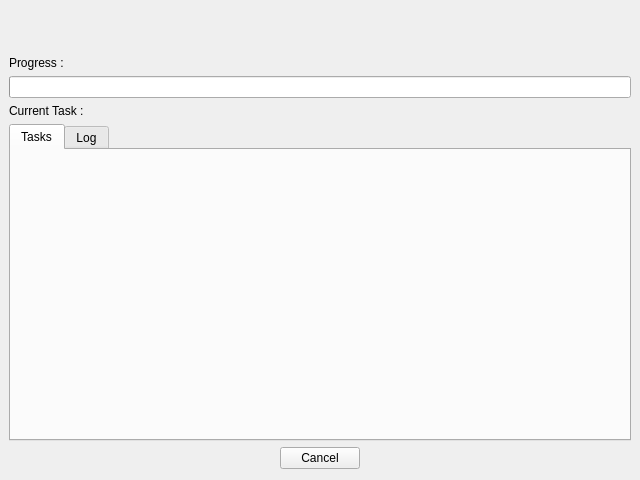
<?xml version="1.0" encoding="UTF-8"?>
<ui version="4.0">
 <class>ZEProgressDialogUI</class>
 <widget class="QDialog" name="ZEProgressDialogUI">
  <property name="geometry">
   <rect>
    <x>0</x>
    <y>0</y>
    <width>640</width>
    <height>480</height>
   </rect>
  </property>
  <property name="windowTitle">
   <string>Dialog</string>
  </property>
  <layout class="QVBoxLayout" name="verticalLayout_3">
   <property name="leftMargin">
    <number>0</number>
   </property>
   <property name="topMargin">
    <number>0</number>
   </property>
   <property name="rightMargin">
    <number>0</number>
   </property>
   <item>
    <widget class="QLabel" name="lblHeader">
     <property name="minimumSize">
      <size>
       <width>0</width>
       <height>50</height>
      </size>
     </property>
     <property name="maximumSize">
      <size>
       <width>16777215</width>
       <height>50</height>
      </size>
     </property>
     <property name="styleSheet">
      <string notr="true">BackgroundColor: rgb(255, 255, 255)</string>
     </property>
     <property name="text">
      <string/>
     </property>
    </widget>
   </item>
   <item>
    <layout class="QVBoxLayout" name="verticalLayout_2">
     <property name="leftMargin">
      <number>9</number>
     </property>
     <property name="rightMargin">
      <number>9</number>
     </property>
     <item>
      <widget class="QLabel" name="lblProgress">
       <property name="text">
        <string>Progress : </string>
       </property>
      </widget>
     </item>
     <item>
      <widget class="QProgressBar" name="progressBar">
       <property name="value">
        <number>0</number>
       </property>
       <property name="textVisible">
        <bool>false</bool>
       </property>
       <property name="textDirection">
        <enum>QProgressBar::TopToBottom</enum>
       </property>
      </widget>
     </item>
     <item>
      <layout class="QFormLayout" name="formLayout">
       <property name="fieldGrowthPolicy">
        <enum>QFormLayout::AllNonFixedFieldsGrow</enum>
       </property>
       <item row="0" column="0">
        <widget class="QLabel" name="lblCurrentTask">
         <property name="text">
          <string>Current Task : </string>
         </property>
        </widget>
       </item>
       <item row="0" column="1">
        <widget class="QLabel" name="lblCurrentTaskName">
         <property name="text">
          <string/>
         </property>
        </widget>
       </item>
      </layout>
     </item>
     <item>
      <widget class="QTabWidget" name="tabWidget">
       <property name="currentIndex">
        <number>0</number>
       </property>
       <widget class="QWidget" name="tabTasks">
        <attribute name="title">
         <string>Tasks</string>
        </attribute>
        <layout class="QVBoxLayout" name="verticalLayout_4"/>
       </widget>
       <widget class="QWidget" name="tabLog">
        <attribute name="title">
         <string>Log</string>
        </attribute>
        <layout class="QVBoxLayout" name="verticalLayout_5">
         <item>
          <layout class="QHBoxLayout" name="horizontalLayout">
           <item>
            <spacer name="horizontalSpacer">
             <property name="orientation">
              <enum>Qt::Horizontal</enum>
             </property>
             <property name="sizeHint" stdset="0">
              <size>
               <width>40</width>
               <height>20</height>
              </size>
             </property>
            </spacer>
           </item>
           <item>
            <widget class="QPushButton" name="btnCopyAll">
             <property name="text">
              <string>Copy All</string>
             </property>
            </widget>
           </item>
           <item>
            <widget class="QPushButton" name="btnSave">
             <property name="text">
              <string>Save</string>
             </property>
            </widget>
           </item>
          </layout>
         </item>
         <item>
          <widget class="QTextEdit" name="txtLog">
           <property name="enabled">
            <bool>true</bool>
           </property>
           <property name="readOnly">
            <bool>true</bool>
           </property>
          </widget>
         </item>
        </layout>
       </widget>
      </widget>
     </item>
    </layout>
   </item>
   <item>
    <widget class="QDialogButtonBox" name="buttonBox">
     <property name="orientation">
      <enum>Qt::Horizontal</enum>
     </property>
     <property name="standardButtons">
      <set>QDialogButtonBox::Cancel</set>
     </property>
     <property name="centerButtons">
      <bool>true</bool>
     </property>
    </widget>
   </item>
  </layout>
 </widget>
 <resources/>
 <connections>
  <connection>
   <sender>buttonBox</sender>
   <signal>accepted()</signal>
   <receiver>ZEProgressDialogUI</receiver>
   <slot>accept()</slot>
   <hints>
    <hint type="sourcelabel">
     <x>248</x>
     <y>254</y>
    </hint>
    <hint type="destinationlabel">
     <x>157</x>
     <y>274</y>
    </hint>
   </hints>
  </connection>
  <connection>
   <sender>buttonBox</sender>
   <signal>rejected()</signal>
   <receiver>ZEProgressDialogUI</receiver>
   <slot>reject()</slot>
   <hints>
    <hint type="sourcelabel">
     <x>316</x>
     <y>260</y>
    </hint>
    <hint type="destinationlabel">
     <x>286</x>
     <y>274</y>
    </hint>
   </hints>
  </connection>
 </connections>
</ui>
